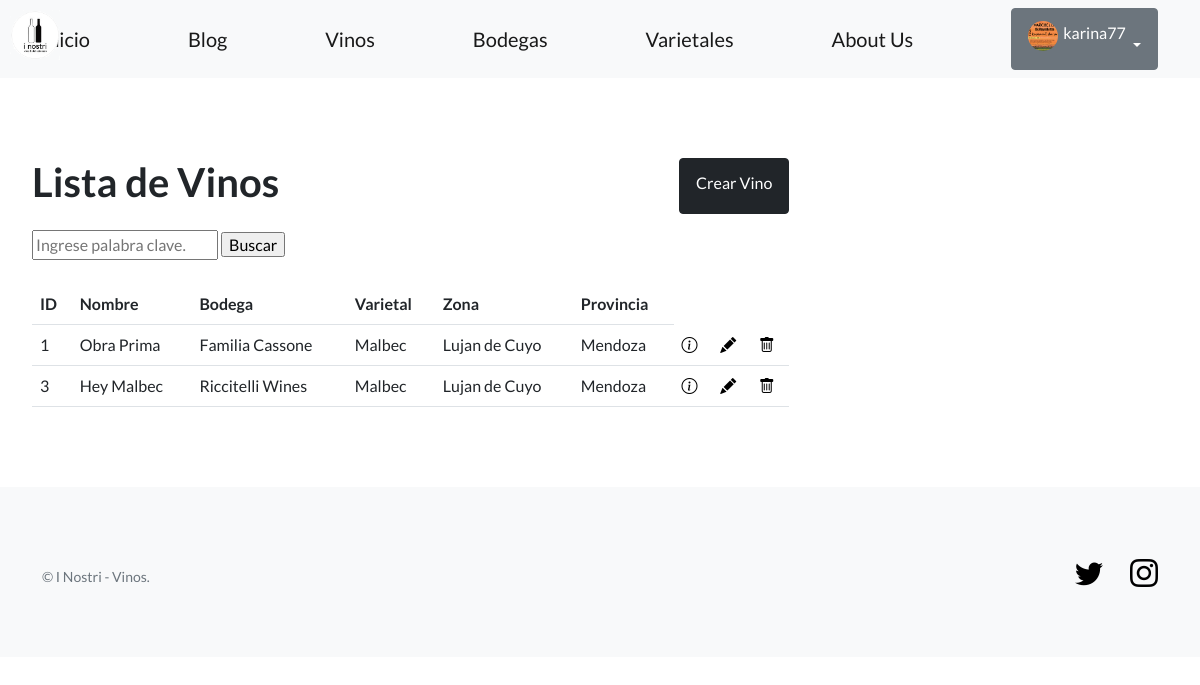
The app's page /inostri/vinos/ (signed in) with its own data.
### perfiles/models.py (models this page shows, shortened)
class Avatar(models.Model):
    user = models.OneToOneField(User, on_delete=models.CASCADE, null=True)
    imagen = models.ImageField(upload_to='avatares', null=True, blank=True)

### app_inostri/models.py (models this page shows, shortened)
class Vino(models.Model):
    nombre = models.CharField(max_length=64)
    bodega = models.CharField(max_length=64)
    varietal = models.CharField(max_length=64)
    cosecha = models.IntegerField()
    zona = models.CharField(max_length=64)
    provincia = models.CharField(max_length=64)

### app_inostri/views.py (the view)
# urls.py: path('vinos/', VinoListView.as_view(), name='lista_vinos'),
class VinoListView(ListView):
    model = Vino
    template_name = 'app_inostri/lista_vinos.html'

### app_inostri/templates/app_inostri/lista_vinos.html (shortened to what this page needs)
{% extends "app_inostri/base.html" %}
{% block contenido %}
<section>
  <div>
    <div class="col-md-8 mt-3 left">
      <div class="d-flex justify-content-between mb-3">
    <h1>Lista de Vinos</h1>
    <a href="{% url 'crear_vino' %}" class="btn btn-dark">Crear Vino</a>
      </div>
     <form action="{% url 'buscar_vino' %}" method="GET">
      <input name="q" type="text" placeholder="Ingrese palabra clave.">
      <input type="submit" value="Buscar">
    </form>
    <br>
    <table class="table">
      <tbody>
        <tr>
          <th>ID</th>
          <th>Nombre</th>
          <th>Bodega</th>
          <th>Varietal</th>
          <th>Zona</th>
          <th>Provincia</th>
        </tr>
        {% for vino in object_list %}
        <tr>
          <td>{{ vino.id }}</td>
          <td>{{ vino.nombre }}</td>
          <td>{{ vino.bodega }}</td>
          <td>{{ vino.varietal }}</td>
          <td>{{ vino.zona }}</td>
          <td>{{ vino.provincia }}</td>
          <td>
            <a href="{% url 'ver_vino' vino.id %}">
            <span class='bi bi-info-circle' style="color: black;"></span>
            </a>
          </td>
          <td>
            <a href="{% url 'editar_vino' vino.id %}">
              <span class='bi bi-pencil-fill' style="color: black;"></span>
            </a>
          </td>
          <td>
            <a href="{% url 'eliminar_vino' vino.id %}">
              <i class="bi bi-trash" style="color: black;"></i>
            </a>
          </td>
        </tr>
        {% endfor %}
      </tbody>
    </table>
  </div>
 </section>
 {% endblock contenido %}

### app_inostri/templates/app_inostri/base.html (shortened to what this page needs)
{% load static %}
<!DOCTYPE html>
<html lang="en">
    <head>
        <link href="https://cdn.jsdelivr.net/npm/bootstrap-icons@1.5.0/font/bootstrap-icons.css" rel="stylesheet" type="text/css" />
        <link href="{% static 'css/styles.css' %}" rel="stylesheet" />
    </head>
    <body>
        <nav class="navbar navbar-light bg-light static-top">
            <div class="container">
                <img src="{% static 'images/i_nostri.png' %}" alt="I Nostri" class="logo" width=90 height=90>
                <a class="navbar-brand" href="{% url 'inicio' %}">Inicio</a>
                <a class="navbar-brand" href="{% url 'lista_posts' %}">Blog</a>
                <a class="navbar-brand" href="{% url 'lista_vinos' %}">Vinos</a>
                <a class="navbar-brand" href="{% url 'lista_bodegas' %}">Bodegas</a>
                <a class="navbar-brand" href="{% url 'lista_varietales' %}">Varietales</a>
                <a class="navbar-brand" href="{% url 'about_us' %}">About Us</a>
                {% if user.is_authenticated %}
                <div class="dropdown">
                    <button class="btn btn-secondary dropdown-toggle" type="button" id="dropdownMenuButton1" data-bs-toggle="dropdown" aria-expanded="false">
                        <div style="display: inline-flex;">
                            <img src="{{ user.avatar.imagen.url }}" alt="User Avatar" style="width: 30px; height: 30px; border-radius: 50%; margin-right: 5px;">
                            <span>{{ user.username }}</span>
                        </div>
                    </button>
                    </div>
                </div>
                {% else %}
                <a class="btn btn-dark" href="{% url 'login' %}">Iniciar sesión</a>
                <a class="btn btn-secondary" href="{% url 'registro' %}">Crear cuenta</a>
                {% endif %}
        </nav>
        <section style="padding:4rem 2rem;">
            {% block contenido %}
            {% endblock contenido %}
        </section>
        <footer class="footer bg-light">
            <div class="container">
                <div class="row">
                    <div class="col-lg-6 h-100 text-center text-lg-start my-auto">
                        <p class="text-muted small mb-4 mb-lg-0">&copy; I Nostri - Vinos.</p>
                    </div>
                    <div class="col-lg-6 h-100 text-center text-lg-end my-auto">
                        <ul class="list-inline mb-0">
                            <li class="list-inline-item me-4">
                                <a href="https://twitter.com/coderhouse" style="color: black;"><i class="bi-twitter fs-3"></i></a>
                            </li>
                            <li class="list-inline-item">
                                <a href="https://www.instagram.com/coderhouse/?hl=es" style="color: black;"><i class="bi-instagram fs-3"></i></a>
                            </li>
                        </ul>
                    </div>
                </div>
            </div>
        </footer>
    </body>
</html>

### records on screen
Vino: id "1", nombre "Obra Prima", bodega "Familia Cassone", varietal "Malbec", zona "Lujan de Cuyo", provincia "Mendoza"
Vino: id "3", nombre "Hey Malbec", bodega "Riccitelli Wines", varietal "Malbec", zona "Lujan de Cuyo", provincia "Mendoza"

### other values on screen
{{ user.username }} "karina77"
